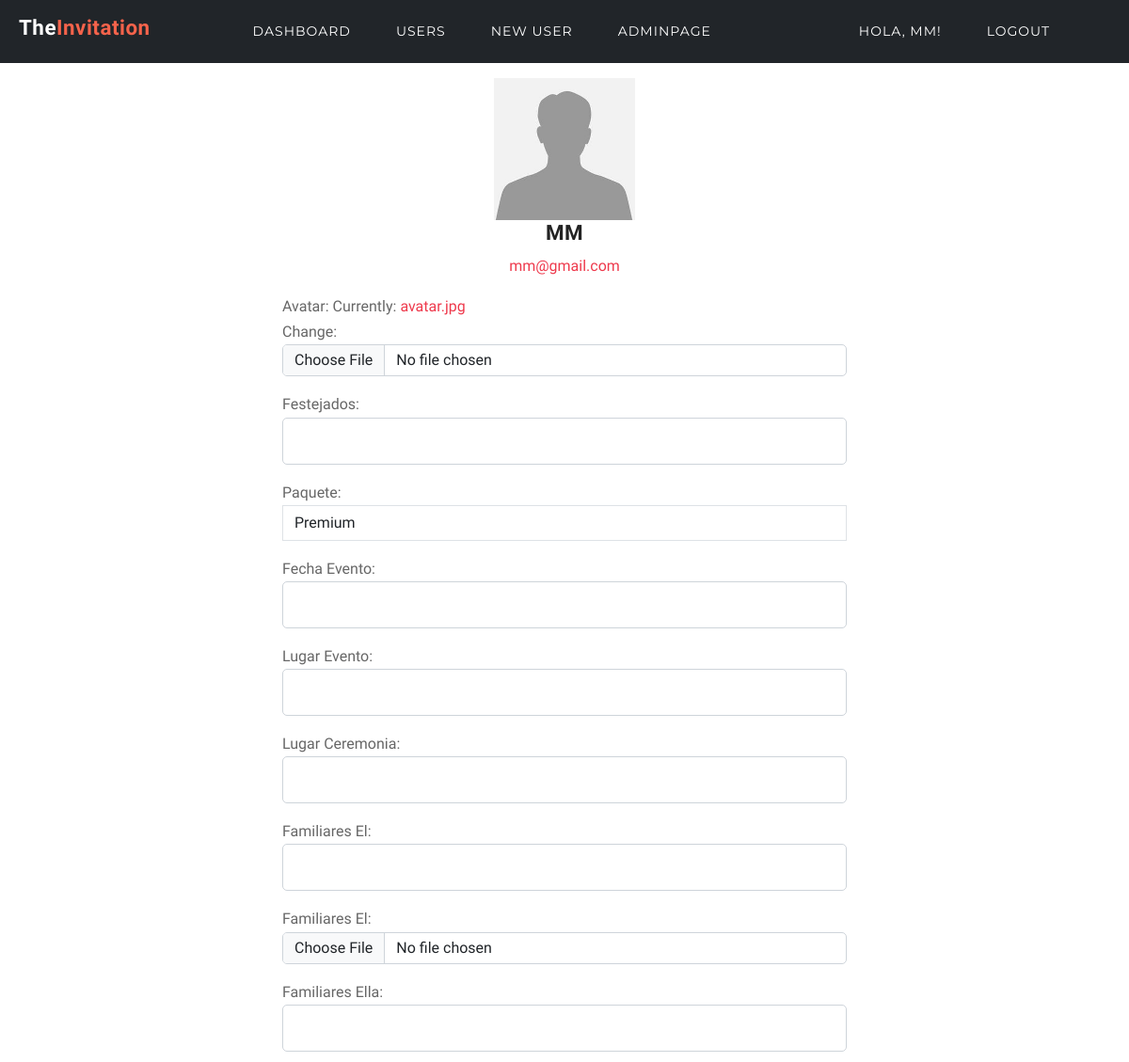
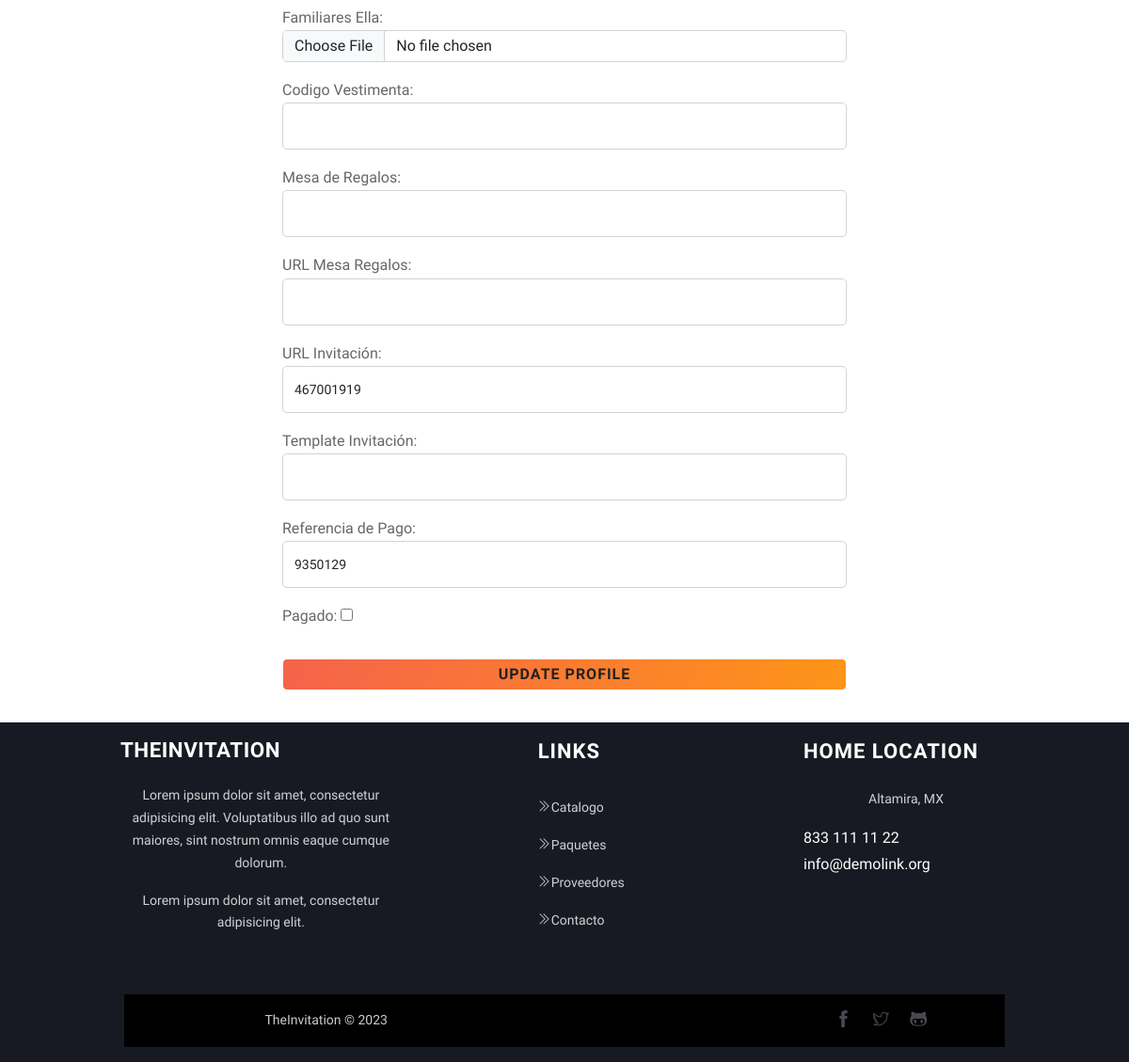
The page /profileupdate/1/ (signed in) on the database its author committed (2 pictures, top to bottom).
### users/models.py (models this page shows, shortened)
class Profile(models.Model):
    user = models.OneToOneField(User, on_delete=models.CASCADE)
    avatar = models.ImageField(
        default='avatar.jpg', # default avatar
        upload_to='profile_avatars' # dir to store the image
        )
    paquete = models.CharField(max_length=20, default= 'Basico', choices=PAQUETES_CHOISES)
    fecha_evento = models.DateField(null=True, blank=True)
    lugar_fiesta = models.CharField(max_length=100, null=True, blank=True)
    lugar_ceremonia = models.CharField(max_length=100, null=True, blank=True)
    festejados = models.CharField(max_length=100, null=True, blank=True)
    familiares1_festejados = models.CharField(max_length=200, null=True, blank=True)
    familiares1_foto = models.ImageField(upload_to='family_album', null=True, blank=True)
    familiares2_festejados = models.CharField(max_length=200, null=True, blank=True)
    familiares2_foto = models.ImageField(upload_to='family_album', null=True, blank=True)
    testigos_festejados = models.CharField(max_length=200, null=True, blank=True)
    codigo_vestimenta = models.CharField(max_length=100, null=True, blank=True)
    mesa_regalos = models.CharField(max_length=100, null=True, blank=True)
    link_regalos = models.CharField(max_length=200, null=True, blank=True)
    slug = models.SlugField(unique=True, blank=True, null=True)
    template_invitacion = models.IntegerField(null=True, blank=True)
    pagado = models.BooleanField(default=False)
    ref_pago = models.BigIntegerField(unique=True, null=True, blank=True)

### users/views.py (the view, shortened to what this page needs)
# urls.py: path('profileupdate/<int:pk>/',ProfileUpdate.as_view(), name='profileupdate'),
class ProfileUpdate(LoginRequiredMixin, UpdateView):
    model = Profile
    template_name = 'users/profile_update.html'
    fields = [
        "slug",
        "ref_pago",
        "avatar",
        "festejados",
        "paquete",
        "fecha_evento",
        "lugar_fiesta",
        "lugar_ceremonia",
        "familiares1_festejados",
        "familiares1_foto",
        "familiares2_festejados",
        "familiares2_foto",
        "testigos_festejados",
        "codigo_vestimenta",
        "mesa_regalos",
        "link_regalos",
        "template_invitacion",
        "pagado",
    ]

### users/templates/users/profile_update.html (shortened to what this page needs)
{% extends 'base_dashboard.html' %}
{% block content %}
{% load widget_tweaks %}
<div class="col-lg-6 mx-auto m-3">
	<form method="POST"	 class="">
			<img src="{{profile.avatar.url}}" alt="{{ profile.user.username }}" class="avatar"  accept=".jpg,.jpeg,.png"/>
	    <h2 class="text-center">{{ profile.user | title }}</h2>
	    <p class="text-center"><a href="mailto:{{profile.user.email}}">{{profile.user.email}}</a></p>
		<div class="form-group my-2 my-3">Avatar:
			{% render_field form.avatar type="file" class="form-control" id="" %}
		</div>
		<div class="form-group my-2 my-3">Festejados:
			{% render_field form.festejados type="text" class="form-control" id="festejados" %}
		</div>
		<div class="form-group my-2 my-3">Paquete:
			{% render_field form.paquete type="text" class="form-control" id="paquete" %}
		</div>
		<div class="form-group my-2 my-3">Fecha Evento:
			{% render_field form.fecha_evento type="text" class="form-control" id="fecha_evento" %}
		</div>
		<div class="form-group my-2 my-3">Lugar Evento:
			{% render_field form.lugar_fiesta type="text" class="form-control" id="lugar_evento" %}
		</div>
		<div class="form-group my-2 my-3">Lugar Ceremonia:
			{% render_field form.lugar_ceremonia type="text" class="form-control" id="lugar_ceremonia" %}
		</div>
		<div class="form-group my-2 my-3">Familiares El:
			{% render_field form.familiares1_festejados type="text" class="form-control" id="familiares1" %}
		</div>
		<div class="form-group my-2 my-3">Familiares El:
			{% render_field form.familiares1_foto type="file" class="form-control" id="familiares1_foto" %}
		</div>
		<div class="form-group my-2 my-3">Familiares Ella:
			{% render_field form.familiares2_festejados type="text" class="form-control" id="familiares2" %}
		</div>
		<div class="form-group my-2 my-3">Familiares Ella:
			{% render_field form.familiares2_foto type="file" class="form-control" id="familiares2_foto" %}
		</div>
		<div class="form-group my-2 my-3">Codigo Vestimenta:
			{% render_field form.codigo_vestimenta type="text" class="form-control" id="codigo_vestimenta" %}
		</div>
		<div class="form-group my-2 my-3">Mesa de Regalos:
			{% render_field form.mesa_regalos type="text" class="form-control" id="mesa_regalos" %}
		</div>
		<div class="form-group my-2 my-3">URL Mesa Regalos:
			{% render_field form.link_regalos type="text" class="form-control" id="link_regalos" %}
		</div>
		<div class="form-group my-2"><a onclick="Random();">URL Invitación:</a>
			{% render_field form.slug type="text" class="form-control" id="slug" %}
		</div>
		<div class="form-group my-2 my-3">Template Invitación:
			{% render_field form.template_invitacion type="text" class="form-control" id="template_invitacion" %}
		</div>
		<div class="form-group my-2"><a onclick="Random2();">Referencia de Pago:</a>
			{% render_field form.ref_pago type="text" class="form-control" id="ref_pago" %}
		</div>
		<div class="form-group my-2 my-3">Pagado:
			{% render_field form.pagado type="checkbox" class="btn-dark" id="pagado" %}
		</div>
		<button type="submit" class="btn btn-main full-width" >Update Profile</button>
	</form>
</div>
{% endblock content %}

### templates/base_dashboard.html (shortened to what this page needs)
{% load static %}
<!DOCTYPE html>
<html lang="en">
<head>
    <link rel="stylesheet" href="{% static 'css/bootstrap.css' %}">
  <link rel="stylesheet" href="{% static 'css/homepage.css' %}">
  <link rel="stylesheet" href="{% static 'plugins/icofont/icofont.min.css' %}">
  <link rel="stylesheet" href="{% static 'plugins/themify/css/themify-icons.css' %}">
  <link rel="stylesheet" href="{% static 'plugins/animate-css/animate.css' %}">
  <link rel="stylesheet" href="{% static 'plugins/magnific-popup/dist/magnific-popup.css' %}">
  <link rel="stylesheet" href="{% static 'plugins/slick-carousel/slick/slick.css' %}">
  <link rel="stylesheet" href="{% static 'plugins/slick-carousel/slick/slick-theme.css' %}">
  <link rel="stylesheet" href="{% static 'css/style.css' %}">
  <link rel="stylesheet" href="{% static 'css/styletodo.css' %}">
  <link rel="stylesheet" href="{% static 'plugins/fontawesome/css/all.css' %}">
  <link rel="stylesheet" href="https://cdnjs.cloudflare.com/ajax/libs/animate.css/4.1.1/animate.min.css"/>
  <link rel="stylesheet" href="https://unpkg.com/aos@next/dist/aos.css"/>
</head>
<body>
    <nav class="navbar navbar-dark bg-dark navbar-expand-lg">
        <div class="container-fluid">
          <a class="navbar-brand p-2" href="{% url 'index' %}">
            <h2 class=" text-capitalize text-white "></i>The<span class="text-color">Invitation</span></h2>
          </a>
          <div class="collapse navbar-collapse mx-auto " id="navbarNav">
            {% if user.is_superuser %}
            <ul class="navbar-nav mx-auto">
              <li class="nav-item px-3">
                <a class="nav-link active" aria-current="page" href="{% url 'dashboard' %}">Dashboard</a>
              </li>
              <li class="nav-item px-3">
                <a class="nav-link active" aria-current="page" href="{% url 'profilelist' %}">Users</a>
              </li>
              <li class="nav-item px-3">
                <a class="nav-link active" aria-current="page" href="{% url 'register' %}">New User</a>
              </li>
              <li class="nav-item px-3">
                <a class="nav-link active" aria-current="page" href="{% url 'admin:index' %}">AdminPage</a>
              </li>
            </ul>
            {% endif %}
            <ul class="navbar-nav justify-content-end mx-5">
              {% if user.is_authenticated %}
                <li class="nav-item px-3">
                    <a href="{% url 'dashboard' %}" class="nav-link active" >Hola, {{ user.username|default:'Guest' }}!</a>
                </li>
                <li class="nav-item px-3">
                <a class="nav-link active" href="{% url 'logout' %}">Logout</a>
              {% else %}
                  <a class="nav-link active" href="{% url 'login' %}">Login</a>
              {% endif %}
                  </li>
            </ul>
          </div>
        </div>
      </nav>
{% block content %} {% endblock content %}
<footer class="footer bg-black-50">
	<div class="container">
		<div class="row">
			<div class="col-lg-4 col-md-6 mb-5 mb-lg-0">
				<h2 class="text-white mb-4">TheInvitation</h2>
				<p>Lorem ipsum dolor sit amet, consectetur adipisicing elit. Voluptatibus illo ad quo sunt maiores, sint nostrum omnis eaque cumque dolorum.</p>
				<p>Lorem ipsum dolor sit amet, consectetur adipisicing elit.</p>
			</div>
			<div class="col-lg-2 col-md-5 mb-5 mb-lg-0 mx-auto">
				<div class="footer-widget">
					<h4 class="mb-4 text-white letter-spacing text-uppercase">Links</h4>
					<ul class="list-unstyled footer-menu lh-40 mb-0">
						<li><a href="{% url 'catalogo' %}"><i class="ti-angle-double-right mr-2"></i>Catalogo</a></li>
						<li><a href="service.html"><i class="ti-angle-double-right mr-2"></i>Paquetes</a></li>
						<li><a href="pricing.html"><i class="ti-angle-double-right mr-2"></i>Proveedores</a></li>
						<li><a href="course.html"><i class="ti-angle-double-right mr-2"></i>Contacto</a></li>
					</ul>
				</div>
			</div>
			<div class="col-lg-3 col-md-5">
				<div class="footer-widget">
					<h4 class="mb-4 text-white letter-spacing text-uppercase">Home location</h4>
					<p>Altamira, MX </p>
					<span class="text-white">833 111 11 22</span>
					<span class="text-white">info@demolink.org</span>
				</div>
			</div>
		</div>
		<div class="row align-items-center mt-5 px-3 bg-black mx-1">
			<div class="col-lg-4 mx-5">
				<p class="text-white mt-3">TheInvitation © 2023</p>
			</div>
			<div class="col-lg-6 ml-auto">
				<ul class="list-inline mb-0 footer-socials text-end">
					<li class="list-inline-item"><a href="https://www.facebook.com/themefisher"><i class="ti-facebook"></i></a></li>
					<li class="list-inline-item"><a href="https://twitter.com/themefisher"><i class="ti-twitter"></i></a></li>
					<li class="list-inline-item"><a href="https://github.com/themefisher/"><i class="ti-github"></i></a></li>
				</ul>
			</div>
		</div>
	</div>
</footer>
</body>
</html>

### coolapp/static/css/style.css (style rules this page uses)
body { line-height: 1.8; font-family: "Montserrat", sans-serif; -webkit-font-smoothing: antialiased; font-size: 16px; color: rgba(0, 0, 0, 0.6); }
h1, .h1, h2, .h2, h3, .h3, h4, .h4, h5, .h5, h6, .h6 { font-family: "Barlow Condensed", sans-serif; font-weight: 700; color: #232323; letter-spacing: 0.5px; }
h2, .h2 { font-size: 38px; text-transform: uppercase; }
h4, .h4 { font-size: 22px; line-height: 30px; }
html, body { overflow-x: hidden; width: 100%; }
input[type=email], input[type=password], input[type=text], input[type=tel] { box-shadow: none; height: 50px; outline: none; font-size: 14px; }
.form-control { box-shadow: none; border-radius: 0; }
.btn { display: inline-block; font-size: 14px; letter-spacing: 1px; padding: 18px 35px; text-transform: uppercase; border-radius: 0; font-weight: 700; transition: all 0.5s ease; border: 1px solid transparent; }
.btn-main, .btn-small, .btn-transparent { background: linear-gradient(90deg, rgb(245, 99, 75) 0%, #fe9418 100%); color: #fff; }
.text-color { color: rgb(245, 99, 75); }
a { transition: all 0.35s ease; }
.letter-spacing { letter-spacing: 1px; }
.bg-black-50 { background: #181a23; }
.navbar-nav li { padding: 0px 10px; }
.navbar-nav .nav-link { font-family: "Montserrat", sans-serif; color: #fff; text-transform: uppercase; font-size: 14px; letter-spacing: 1px; transition: all 0.25s ease; }
.footer { padding-top: 90px; padding-bottom: 45px; }
.footer p { color: #fff; opacity: 0.8; font-size: 14px; }
.bg-black { background: #111; }
.footer-menu li a { color: #fff; opacity: 0.8; font-size: 14px; }
.lh-40 { line-height: 40px; }
.footer-socials li a { color: #fff; opacity: 0.8; }
.footer-socials li a { color: #595b65; font-size: 18px; padding-left: 10px; }

### coolapp/static/css/styletodo.css (style rules this page uses)
:root { --color-primary: #ee394c; --color-secondary: #86b7fe; --color-light: #f2f2f2; --color-gray: #ced4da; --color-dark: #212121; --color-white: #ffffff; --color-error: #e2442f; --color-warning: #ffc900; --color-info: #02a2b9; --color-success: #1ba345; --color-input: #00d1b2; --border-radius: 5px; }
* { margin: 0; padding: 0; box-sizing: border-box; text-rendering: optimizeLegibility; }
html, body { height: 100%; }
img { max-width: 100%; }
input, button, textarea { font: inherit; }
body { font-family: 'Dosis', sans-serif; font-size: 1rem; line-height: 1.7; display: flex; flex-direction: column; }
h2 { font-size: 1.4rem; }
a { color: var(--color-primary); text-decoration: none; }
.container { max-width: 960px; margin: 0 auto; padding: 0.5rem; }
form > * { display: block; margin-bottom: 0.5rem; }
form > input[type='submit'], form > button { margin: 1rem 0; }
input[type='text'], input[type='email'], input[type='password'], input[type='file'], textarea { border-radius: var(--border-radius); border: solid 1px var(--color-gray); width: 100%; padding: 0.25rem 0.75rem; }
.avatar { display:block; margin:0 auto; max-width:150px; }
.footer p { text-align: center; }
.footer { margin-top: auto; padding: 0.5rem 0; border-top: solid 1px var(--color-light); }
.btn { padding: 0.25rem 0.75rem; border-radius: var(--border-radius); background-color: var(--color-white); border: solid 1px var(--color-white); color: var(--color-dark); cursor: pointer; text-decoration: none; font-size: 1rem; min-width: 6rem; text-align: center; }
.text-center { text-align: center; }
.full-width { width: 100%; }

### rows shown on the page
Profile: avatar (placeholder picture), user "MM", user.email "mm@gmail.com", paquete "Premium", slug "467001919", ref_pago "9350129"

### other values the page prints
{{ user.username|default:'Guest' }} "MM"
